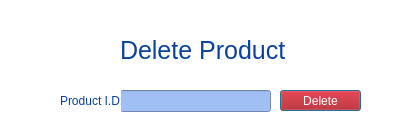
<?xml version="1.0" encoding="UTF-8"?>
<ui version="4.0">
 <class>DeleteProduct</class>
 <widget class="QDialog" name="DeleteProduct">
  <property name="geometry">
   <rect>
    <x>0</x>
    <y>0</y>
    <width>402</width>
    <height>137</height>
   </rect>
  </property>
  <property name="windowTitle">
   <string>Dialog</string>
  </property>
  <property name="styleSheet">
   <string notr="true">background-color: rgb(255, 255, 255);</string>
  </property>
  <widget class="QLineEdit" name="lineEdit">
   <property name="geometry">
    <rect>
     <x>120</x>
     <y>90</y>
     <width>151</width>
     <height>22</height>
    </rect>
   </property>
   <property name="styleSheet">
    <string notr="true">background-color: rgb(160,191,243);</string>
   </property>
  </widget>
  <widget class="QLabel" name="label">
   <property name="geometry">
    <rect>
     <x>120</x>
     <y>30</y>
     <width>201</width>
     <height>41</height>
    </rect>
   </property>
   <property name="font">
    <font>
     <family>Segoe UI</family>
     <pointsize>19</pointsize>
     <italic>false</italic>
     <bold>false</bold>
    </font>
   </property>
   <property name="styleSheet">
    <string notr="true">color: rgb(11, 66, 160);
font: 19pt &quot;Segoe UI&quot;;</string>
   </property>
   <property name="text">
    <string>Delete Product</string>
   </property>
  </widget>
  <widget class="QLabel" name="label_2">
   <property name="geometry">
    <rect>
     <x>60</x>
     <y>90</y>
     <width>61</width>
     <height>21</height>
    </rect>
   </property>
   <property name="font">
    <font>
     <family>Segoe UI</family>
     <pointsize>9</pointsize>
     <italic>false</italic>
     <bold>false</bold>
    </font>
   </property>
   <property name="styleSheet">
    <string notr="true">color: rgb(11, 66, 160);
font: 9pt &quot;Segoe UI&quot;;</string>
   </property>
   <property name="text">
    <string>Product I.D:</string>
   </property>
  </widget>
  <widget class="QPushButton" name="Delete">
   <property name="geometry">
    <rect>
     <x>280</x>
     <y>90</y>
     <width>81</width>
     <height>21</height>
    </rect>
   </property>
   <property name="cursor">
    <cursorShape>PointingHandCursor</cursorShape>
   </property>
   <property name="styleSheet">
    <string notr="true">color: rgb(255, 255, 255);
background-color: rgb(177, 0, 3);

font: 900 9pt &quot;Segoe UI Black&quot;;</string>
   </property>
   <property name="text">
    <string>Delete</string>
   </property>
  </widget>
  <widget class="QLabel" name="label_3">
   <property name="geometry">
    <rect>
     <x>40</x>
     <y>20</y>
     <width>71</width>
     <height>61</height>
    </rect>
   </property>
   <property name="text">
    <string/>
   </property>
   <property name="pixmap">
    <pixmap>C:/Users/Asus/Downloads/Untitled-2.png</pixmap>
   </property>
   <property name="scaledContents">
    <bool>true</bool>
   </property>
  </widget>
 </widget>
 <resources/>
 <connections/>
</ui>
